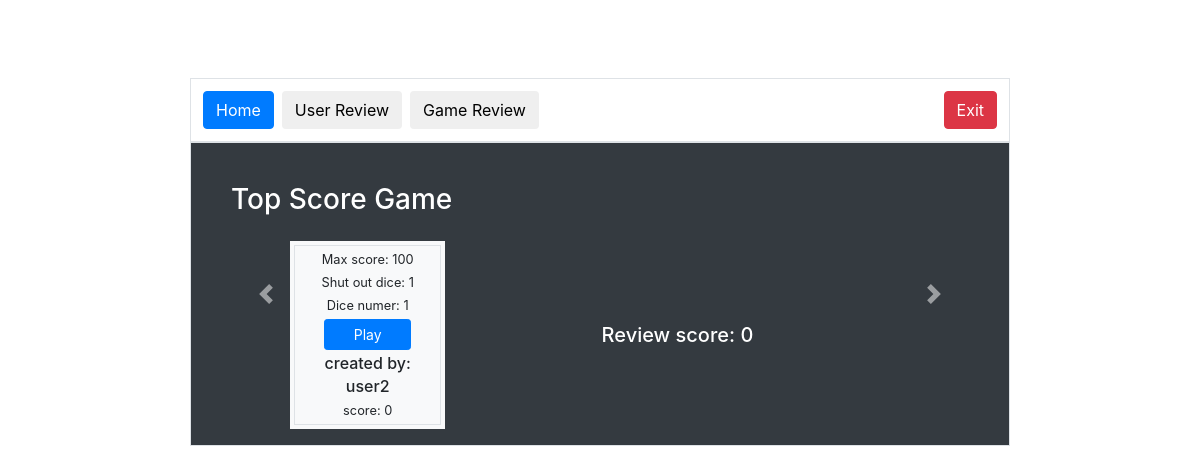
The app's page / (signed in) with its own data.
### game_backend/models.py (models this page shows)
class Game(models.Model):
    max_score = models.IntegerField(default=100)
    shut_out_dice = models.IntegerField(default=1)
    dice_number = models.IntegerField(default=1)
    player = models.ForeignKey(Profile, on_delete=models.CASCADE)
    online_player = models.IntegerField(default=0)
    game_score = models.IntegerField(default=0)
    date_added = models.DateField(auto_now_add=True)

class Profile(models.Model):
    user = models.OneToOneField(User, on_delete=models.CASCADE)
    bio = models.TextField(max_length=500, blank=True)
    location = models.CharField(max_length=30, blank=True)
    birth_date = models.DateField(null=True, blank=True)
    game_count = models.IntegerField(default=0, blank=False, null=False)
    win_count = models.IntegerField(default=0, blank=False, null=False)
    designed_game_count = models.IntegerField(default=0, blank=False, null=False)
    score = models.IntegerField(default=0, blank=False, null=False)
    is_online = models.BooleanField(default=False)
    avatar = models.ImageField(upload_to='static/img/list-icons',
                               blank=True,
                               null=True,
                               verbose_name="avatar")
    date_added = models.DateField()

### game_backend/views.py (the view, shortened to what this page needs)
# urls.py: path('', main_page),
def main_page(request):
    is_login = request.user.is_authenticated
    is_admin = request.user.is_staff
    user_review = []
    user_games = []
    user_friend_regs = []
    profile = None
    if is_login:
        if is_admin:
            template = loader.get_template('admin.html')
    else:
        template = loader.get_template('guest.html')
    online_users = Profile.objects.filter(is_online=True)
    top_game = Game.objects.all().order_by('game_score').first()
    newest_game = Game.objects.all().order_by('-date_added').first()
    online_game = Game.objects.all().order_by('online_player').first()
    user_friend_regs = Friend.objects.filter(friend_player=profile).filter(is_accepted=False)
    game_played = 0
    for game in user_games:
        game_played += game.online_player
    context = {"online_users" : online_users[:4],
               "top_game":top_game,
               "top_disc":"Review score: {}".format(top_game.game_score),
               "newest_game":newest_game,
               "newest_disc":"Time of design: {}".format(newest_game.date_added),
               "online_game":online_game,
               "online_disc":"Number of player: {}".format(online_game.online_player),
               "profile":profile,
               "user_review": user_review,
               "false": False,
               "user_games": user_games,
               "create_len": len(user_games),
               "game_played": game_played,
               "user_friend_regs": user_friend_regs,
               }
    return HttpResponse(template.render(context, request))

### templates/admin.html
{% extends 'user-base.html' %}
{% block tabs %}
    <button type="button" class="btn btn-primary float-left m-1">Home</button>
    <a href="admin-user-review/">
        <button type="button" class="btn float-left m-1" href="/admin-user-review/">User Review</button>
    </a>
    <a href="admin-comment-review/">
        <button type="button" class="btn float-left m-1">Game Review</button>
    </a>
{% endblock %}

### templates/game_dialog.html (shortened to what this page needs)
<div class="w-25 text-center tile p-1 float-left bg-light">
    <div class="border">
        <p class="m-1 small">Max score: {{ game.max_score }} </p>
        <p class="m-1 small ">Shut out dice: {{ game.shut_out_dice }} </p>
        <p class="m-1 small ">Dice numer: {{ game.dice_number }} </p>
        <div class="row">
            <a href="#" class="btn btn-primary mx-auto w-50 btn-sm">Play</a>
        </div>
        <p class="m-1 h6">created by:</p>
        <p class="m-1 h6">{{ game.player.user.username }} </p>
        <p class="m-1 small ">score: {{ game.game_score }} </p>
    </div>
</div>

### game_backend/static/game.css (style rules this page uses)
body { padding-top: 70px; }

### records on screen
Game: max_score "100", shut_out_dice "1", dice_number "1", player.user.username "user2", game_score "0"

### other values on screen
{{ title }} "Top Score Game"
{{ disc }} "Review score: 0"
